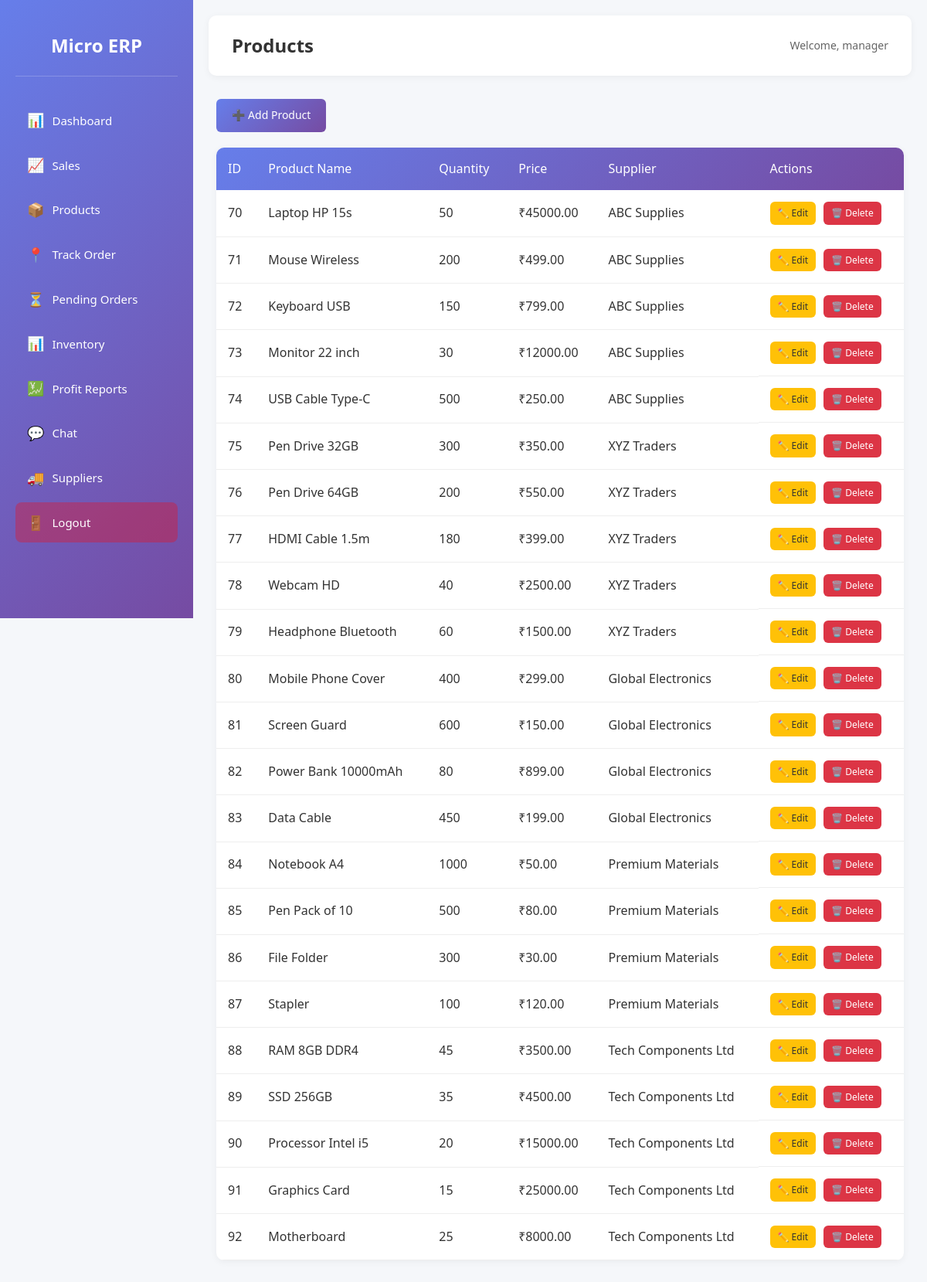
Screenshot of /products (signed in) with the database file from the repository.
### tables this page shows
CREATE TABLE products (
    id INTEGER PRIMARY KEY AUTOINCREMENT,
    name TEXT NOT NULL,
    quantity INTEGER DEFAULT 0,
    price REAL DEFAULT 0,
    supplier_id INTEGER,
    FOREIGN KEY (supplier_id) REFERENCES suppliers (id)
);

CREATE TABLE suppliers (
    id INTEGER PRIMARY KEY AUTOINCREMENT,
    name TEXT NOT NULL,
    contact TEXT,
    email TEXT,
    phone TEXT,
    user_id INTEGER,
    FOREIGN KEY (user_id) REFERENCES users (id)
);

### app.py (the view)
@app.route('/products')
@login_required
def products():
    conn = get_db_connection()
    products = conn.execute('''
        SELECT p.*, s.name as supplier_name
        FROM products p
        LEFT JOIN suppliers s ON p.supplier_id = s.id
    ''').fetchall()
    conn.close()
    return render_template('products.html', products=products)

### app.py (called while the page is built)
def get_db_connection():
    conn = sqlite3.connect(DB_PATH)
    conn.row_factory = sqlite3.Row
    return conn

def login_required(f):
    @wraps(f)
    def decorated_function(*args, **kwargs):
        if 'user_id' not in session:
            flash('Please log in first.', 'error')
            return redirect(url_for('login'))
        return f(*args, **kwargs)
    return decorated_function

### templates/products.html (shortened to what this page needs)
{% extends "base.html" %}
{% block header %}Products{% endblock %}
{% block content %}
<div class="page-header">
    <a href="{{ url_for('add_product') }}" class="btn btn-primary">➕ Add Product</a>
</div>
<div class="table-container">
    <table class="data-table">
        <thead>
            <tr>
                <th>ID</th>
                <th>Product Name</th>
                <th>Quantity</th>
                <th>Price</th>
                <th>Supplier</th>
                <th>Actions</th>
            </tr>
        </thead>
        <tbody>
            {% if products %}
                {% for product in products %}
                <tr>
                    <td>{{ product.id }}</td>
                    <td>{{ product.name }}</td>
                    <td>{{ product.quantity }}</td>
<td>₹{{ "%.2f"|format(product.price) }}</td>
                    <td>{{ product.supplier_name if product.supplier_name else 'N/A' }}</td>
                    <td class="actions">
                        <a href="{{ url_for('edit_product', id=product.id) }}" class="btn btn-sm btn-warning">✏️ Edit</a>
                        <a href="{{ url_for('delete_product', id=product.id) }}" class="btn btn-sm btn-danger" onclick="return confirm('Are you sure you want to delete this product?')">🗑️ Delete</a>
                    </td>
                </tr>
                {% endfor %}
            {% else %}
                <tr>
                    <td colspan="6" class="no-data">No products found. Click "Add Product" to create one.</td>
                </tr>
            {% endif %}
        </tbody>
    </table>
</div>
{% endblock %}

### static/style.css (style rules this page uses)
* { margin: 0; padding: 0; box-sizing: border-box; }
body { font-family: 'Segoe UI', Tahoma, Geneva, Verdana, sans-serif; background-color: #f5f7fa; color: #333; line-height: 1.6; }
.page-header { display: flex; justify-content: space-between; align-items: center; margin-bottom: 20px; }
.btn { padding: 10px 20px; border: none; border-radius: 6px; cursor: pointer; font-size: 14px; font-weight: 500; text-decoration: none; display: inline-block; transition: all 0.3s ease; }
.btn-primary { background: linear-gradient(135deg, #667eea 0%, #764ba2 100%); color: white; }
.btn-warning { background: #ffc107; color: #333; }
.btn-danger { background: #dc3545; color: white; }
.btn-sm { padding: 5px 10px; font-size: 12px; }
.table-container { background: white; border-radius: 10px; box-shadow: 0 2px 10px rgba(0, 0, 0, 0.05); overflow: hidden; }
.data-table { width: 100%; border-collapse: collapse; }
.data-table thead { background: linear-gradient(135deg, #667eea 0%, #764ba2 100%); color: white; }
.data-table th { padding: 15px; text-align: left; font-weight: 500; }
.data-table td { padding: 15px; border-bottom: 1px solid #eee; }
.data-table .actions { display: flex; gap: 10px; }

### rows the page displays
products: id "70", name "Laptop HP 15s", quantity "50", price "45000.00", name "ABC Supplies"
products: id "71", name "Mouse Wireless", quantity "200", price "499.00", name "ABC Supplies"
products: id "72", name "Keyboard USB", quantity "150", price "799.00", name "ABC Supplies"
products: id "73", name "Monitor 22 inch", quantity "30", price "12000.00", name "ABC Supplies"
products: id "74", name "USB Cable Type-C", quantity "500", price "250.00", name "ABC Supplies"
products: id "75", name "Pen Drive 32GB", quantity "300", price "350.00", name "XYZ Traders"
products: id "76", name "Pen Drive 64GB", quantity "200", price "550.00", name "XYZ Traders"
products: id "77", name "HDMI Cable 1.5m", quantity "180", price "399.00", name "XYZ Traders"
products: id "78", name "Webcam HD", quantity "40", price "2500.00", name "XYZ Traders"
products: id "79", name "Headphone Bluetooth", quantity "60", price "1500.00", name "XYZ Traders"
products: id "80", name "Mobile Phone Cover", quantity "400", price "299.00", name "Global Electronics"
products: id "81", name "Screen Guard", quantity "600", price "150.00", name "Global Electronics"
products: id "82", name "Power Bank 10000mAh", quantity "80", price "899.00", name "Global Electronics"
products: id "83", name "Data Cable", quantity "450", price "199.00", name "Global Electronics"
products: id "84", name "Notebook A4", quantity "1000", price "50.00", name "Premium Materials"
products: id "85", name "Pen Pack of 10", quantity "500", price "80.00", name "Premium Materials"
products: id "86", name "File Folder", quantity "300", price "30.00", name "Premium Materials"
products: id "87", name "Stapler", quantity "100", price "120.00", name "Premium Materials"
products: id "88", name "RAM 8GB DDR4", quantity "45", price "3500.00", name "Tech Components Ltd"
products: id "89", name "SSD 256GB", quantity "35", price "4500.00", name "Tech Components Ltd"
products: id "90", name "Processor Intel i5", quantity "20", price "15000.00", name "Tech Components Ltd"
products: id "91", name "Graphics Card", quantity "15", price "25000.00", name "Tech Components Ltd"
products: id "92", name "Motherboard", quantity "25", price "8000.00", name "Tech Components Ltd"

### other values shown
{{ session.get('username') }} "manager"
